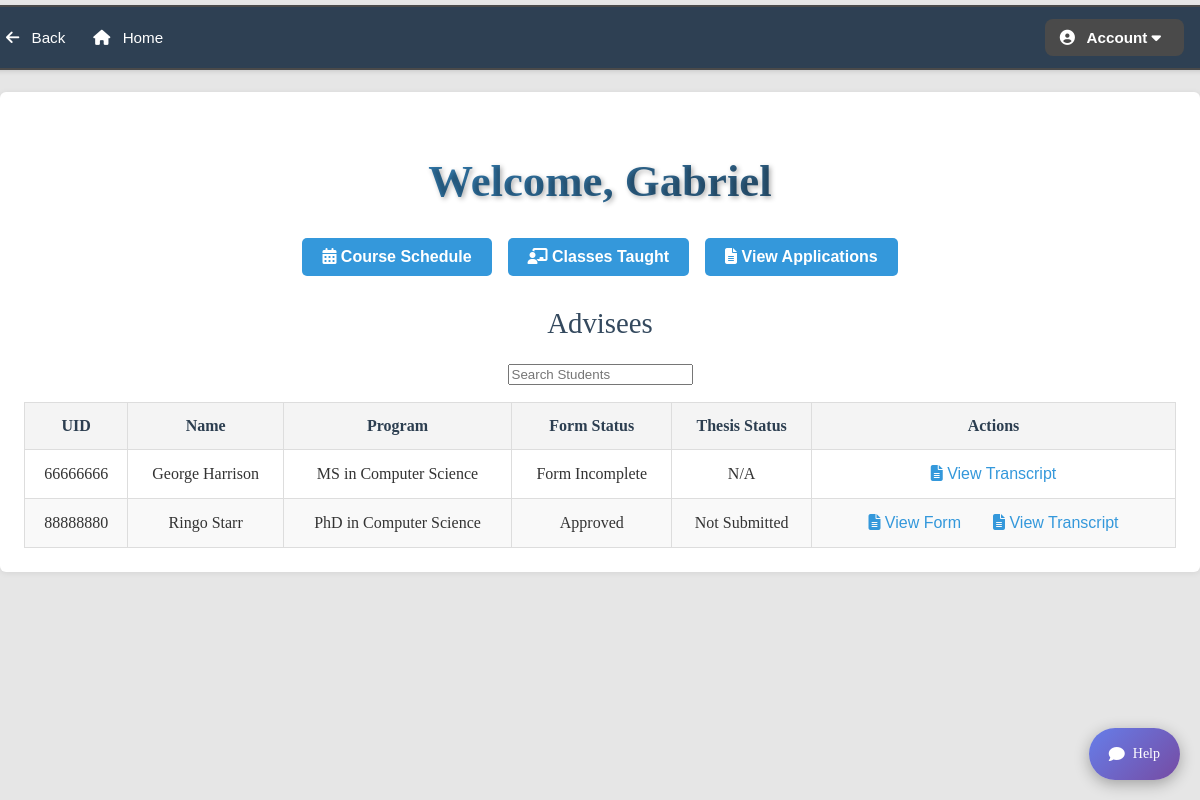
Page /home (signed in) on the committed database.
### tables this page shows
CREATE TABLE users (
    uid CHAR(8) PRIMARY KEY,
    email VARCHAR(100) UNIQUE NOT NULL,
    username VARCHAR(50) UNIQUE NOT NULL,
    password VARCHAR(255) NOT NULL,
    user_type INTEGER NOT NULL CHECK (user_type BETWEEN 1 AND 6),
    first_name VARCHAR(50) NOT NULL,
    last_name VARCHAR(50) NOT NULL,
    address TEXT,
    created_at TIMESTAMP DEFAULT CURRENT_TIMESTAMP,
    updated_at TIMESTAMP DEFAULT CURRENT_TIMESTAMP,
    CHECK (length(uid) = 8 AND uid GLOB '[0-9]*')
    -- 1 = applicant, 2 = gradstudent, 3 = faculty, 4 = admin, 5 = gs, 6 = alumni
);

CREATE TABLE grad_student (
    uid CHAR(8) PRIMARY KEY,
    advisor_uid CHAR(8),
    d_num INTEGER NOT NULL,
    program VARCHAR(100) NOT NULL,
    credit_hours INTEGER DEFAULT 0,
    gpa REAL DEFAULT 0.0,
    is_suspended BOOLEAN DEFAULT FALSE,
    has_advising_hold BOOLEAN DEFAULT TRUE,
    form1_submitted BOOLEAN DEFAULT FALSE,
    form1_approved BOOLEAN DEFAULT FALSE,
    graduation_requested BOOLEAN DEFAULT FALSE,
    graduation_approved BOOLEAN DEFAULT FALSE,
    thesis_submitted BOOLEAN DEFAULT FALSE,
    thesis_approved BOOLEAN DEFAULT FALSE,
    matriculation_date DATE,
    FOREIGN KEY (uid) REFERENCES users(uid),
    FOREIGN KEY (advisor_uid) REFERENCES faculty(uid),
    FOREIGN KEY (d_num) REFERENCES department(d_num)
);

CREATE TABLE thesis (
    student_uid CHAR(8) PRIMARY KEY,
    title TEXT NOT NULL,
    abstract TEXT NOT NULL,
    submission_date DATE,
    approval_date DATE,
    advisor_uid CHAR(8) NOT NULL,
    FOREIGN KEY (student_uid) REFERENCES grad_student(uid),
    FOREIGN KEY (advisor_uid) REFERENCES faculty(uid)
);

### main.py (the view, shortened to what this page needs)
@app.route('/home', methods=['GET'])
def home():
    if 'uid' in session:
        uid = session['uid']
        connection = sqlite3.connect("phase-2.db")
        connection.row_factory = sqlite3.Row
        cur = connection.cursor()
        cur.execute("SELECT uid, email, username, password, user_type, first_name AS fname, last_name AS lname, address FROM users WHERE uid = ?", (uid,))
        user = cur.fetchone()
        session['user_type'] = user['user_type']
        if user:
            if user["user_type"] == 2:
                cur.execute("SELECT g.*, g.form1_submitted AS form_submitted, g.form1_approved  AS form_approved FROM grad_student g WHERE g.uid = ?", (uid,))
                student = cur.fetchone()
                connection.commit()
                suss = False
                cur.execute("""SELECT C.course_title AS course_name, d.d_name AS dept, C.crn AS course_number, C.credits, T.semester, T.grade
                    FROM transcript T
                    JOIN courses C ON T.crn = C.crn
                    JOIN department d ON C.d_num = d.d_num
                    WHERE T.student_uid = ?
                    ORDER BY T.semester""", (uid,))
                coursesTaken = cur.fetchall()
                connection.commit()
                cur.execute(""" SELECT C.course_title AS course_name, d.d_name AS dept, C.crn AS course_number, C.credits FROM form_courses FC
                    JOIN courses C ON FC.crn = C.crn JOIN department d ON C.d_num = d.d_num
                    LEFT JOIN transcript T ON T.student_uid = FC.student_uid AND T.crn = C.crn WHERE FC.student_uid = ? AND T.crn IS NULL""", (uid,))
                coursesPlan = cur.fetchall()
                connection.commit()
                cur.execute("SELECT COUNT(grade) FROM transcript WHERE student_uid = ? AND grade IN ('B-','C+','C','C-','F')", (uid,))
                sussCount = cur.fetchone()[0]
                connection.commit()
                if sussCount > 3:
                    cur.execute("UPDATE grad_student SET is_suspended = 1 WHERE uid = ?", (uid,))
                    connection.commit()
                    suss = True
                else:
                    cur.execute("UPDATE grad_student SET is_suspended = 0 WHERE uid = ?", (uid,))
                    connection.commit()
                    suss = False
                connection.close()
                return render_template("studentHome.html", user=user, student = student, coursesTaken = coursesTaken, coursesPlan = coursesPlan, suss = suss)
            elif user["user_type"] == 3:
                cur.execute("""SELECT u.first_name AS fname, u.last_name AS lname, g.program, g.uid, g.form1_submitted AS form_submitted, g.form1_approved  AS form_approved, g.thesis_submitted, g.thesis_approved,
                            t.title AS thesis_title, t.abstract AS thesis_abstract FROM users u
                            JOIN grad_student g ON u.uid = g.uid
                            LEFT JOIN thesis t  ON t.student_uid = g.uid
                            WHERE g.advisor_uid = ?""", (uid,))
                students = cur.fetchall()
                print(students)
                connection.close()
                session['role'] = get_faculty_role(user['uid'])
                return render_template("faHome.html", user=user, students=students)
            elif user["user_type"] == 4:
                cur.execute("SELECT uid, email, username, user_type, first_name AS fname, last_name AS lname, address FROM users")
                allUsers = cur.fetchall()
                connection.close()
                session['role'] = "admin"
                return render_template("REGS-admin.html")
    return redirect("/")  #redirect to login page if not logged in

### main.py (called while the page is built)
def get_db_connection(): #basic getting connection fucntion to avoid repetitivness
    conn = sqlite3.connect('phase-2.db')
    conn.row_factory = sqlite3.Row
    return conn

def get_faculty_role(uid):
    conn = get_db_connection()
    role_row = conn.execute("""
        SELECT
            CASE
                WHEN EXISTS (SELECT 1 FROM admin WHERE uid = ?) THEN 'admin'
                WHEN EXISTS (SELECT 1 FROM grad_secretary WHERE uid = ?) THEN 'gs'
                WHEN EXISTS (SELECT 1 FROM faculty WHERE uid = ? AND is_cac = 1) THEN 'cac'
                WHEN EXISTS (SELECT 1 FROM faculty WHERE uid = ? AND is_reviewer = 1) THEN 'reviewer'
                ELSE 'faculty'
            END AS role
    """, (uid, uid, uid, uid)).fetchone()
    conn.close()
    return role_row['role'] if role_row else 'faculty'

### templates/faHome.html (shortened to what this page needs)
<!DOCTYPE html>
<html lang="en">
<head>
  <link rel="stylesheet"
        href="https://cdnjs.cloudflare.com/ajax/libs/font-awesome/6.4.0/css/all.min.css"
 />
  <link rel="stylesheet" href="/static/css/styles.css">
</head>
<body class="faculty-advisor-page">
  <nav class="navbar">
    <button onclick="window.history.back()" class="nav-btn">
      <i class="fas fa-arrow-left"></i> Back
    </button>
    <div class="home-btn">
      <button onclick="location.href='/home'">
        <i class="fas fa-home"></i> Home
      </button>
    </div>
    <div class="dropdown">
      <button onclick="toggleDropdown()" class="nav-btn">
        <i class="fas fa-user-circle"></i> Account <i class="fas fa-caret-down"></i>
      </button>
    </div>
  </nav>
  <main class="student-home-container" style="text-align: center;">
    <h1>Welcome, {{user.fname}}</h1>
    <div class="button-container" style="display: flex; justify-content: center; gap: 1rem; margin-top: 1rem;">
      <a href="{{ url_for('course_schedule') }}">
        <button type="button" class="highlighted-button">
          <i class="fas fa-calendar-alt"></i> Course Schedule
        </button>
      </a>
      <a href="{{ url_for('classes_taught') }}">
        <button type="button" class="highlighted-button">
          <i class="fas fa-chalkboard-teacher"></i> Classes Taught
        </button>
      </a>
      <a href="{{ url_for('faculty_dashboard') }}">
        <button type="button" class="highlighted-button">
          <i class="fas fa-file-alt"></i> View Applications
        </button>
      </a>
    </div>
    <h2>Advisees</h2>
    <form id="studentSearchForm" onsubmit="return false;" style="margin-bottom: 1rem;">
      <input type="text" id="studentSearch" placeholder="Search Students">
    </form>
    <table class="styled-table" style="margin-top: 1rem;">
      <thead>
        <tr>
          <th>UID</th>
          <th>Name</th>
          <th>Program</th>
          <th>Form Status</th>
          <th>Thesis Status</th>
          <th>Actions</th>
        </tr>
      </thead>
      <tbody id="studentList">
        {% if students %}
          {% for student in students %}
            <tr>
              <td>{{ student.uid }}</td>
              <td>{{ student.fname }} {{ student.lname }}</td>
              <td>{{ student.program }}</td>
              <td>
                {% if student.form_submitted == 0 %}
                  Form Incomplete
                {% elif student.form_approved == 0 %}
                  Pending Approval
                {% else %}
                  Approved
                {% endif %}
              </td>
              <td>
                {% if 'PhD' in student.program %}
                  {% if student.thesis_submitted == 0 %}
                    Not Submitted
                  {% elif student.thesis_approved == 0 %}
                    Pending Approval
                  {% else %}
                    Approved
                  {% endif %}
                {% else %}
                  N/A
                {% endif %}
              </td>
              <td class="actions-cell">
                {% if student.form_submitted == 1 and student.form_approved == 0 %}
                  <button class="action-btn"
                          onclick="location.href='/viewForm/{{ student.uid }}'">
                    <i class="fas fa-file-signature"></i> Approve Form
                  </button>
                {% elif student.form_submitted == 1 %}
                  <button class="action-btn"
                          onclick="location.href='/viewForm/{{ student.uid }}'">
                    <i class="fas fa-file-alt"></i> View Form
                  </button>
                {% endif %}
                <button class="action-btn"
                        onclick="location.href='/transcript/{{ student.uid }}'">
                  <i class="fas fa-file-alt"></i> View Transcript
                </button>
              </td>
            </tr>
          {% endfor %}
        {% else %}
          <tr><td colspan="6">No students found.</td></tr>
        {% endif %}
      </tbody>
    </table>
  </main>
{% include "chatbot.html" %}
</body>
</html>

### rows in the picture
users: fname "Gabriel"
grad_student: uid "66666666", fname "George", lname "Harrison", program "MS in Computer Science", form1_submitted "Form Incomplete", shows "N/A"
thesis: uid "88888880", fname "Ringo", lname "Starr", program "PhD in Computer Science", shows "Approved", shows "Not Submitted"
